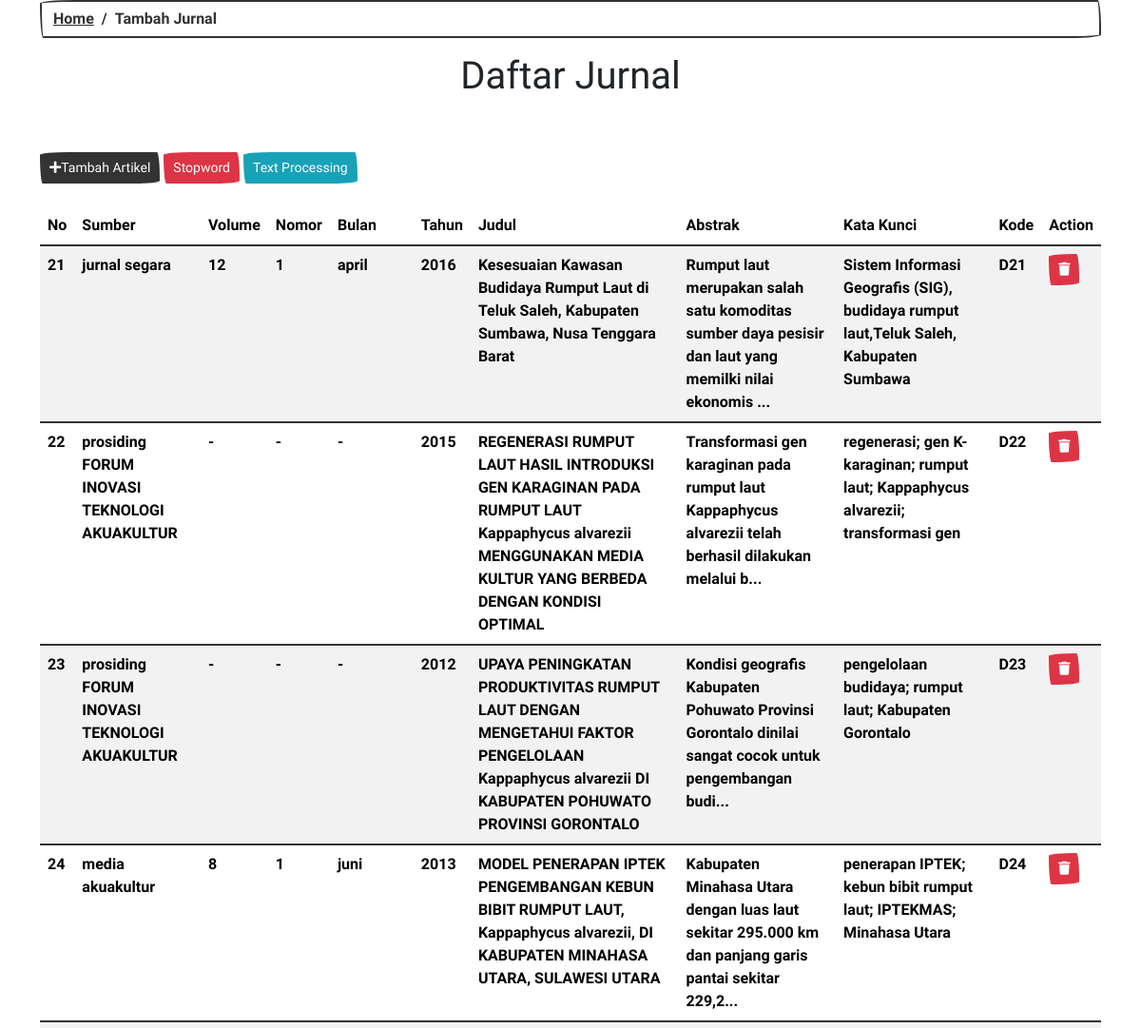
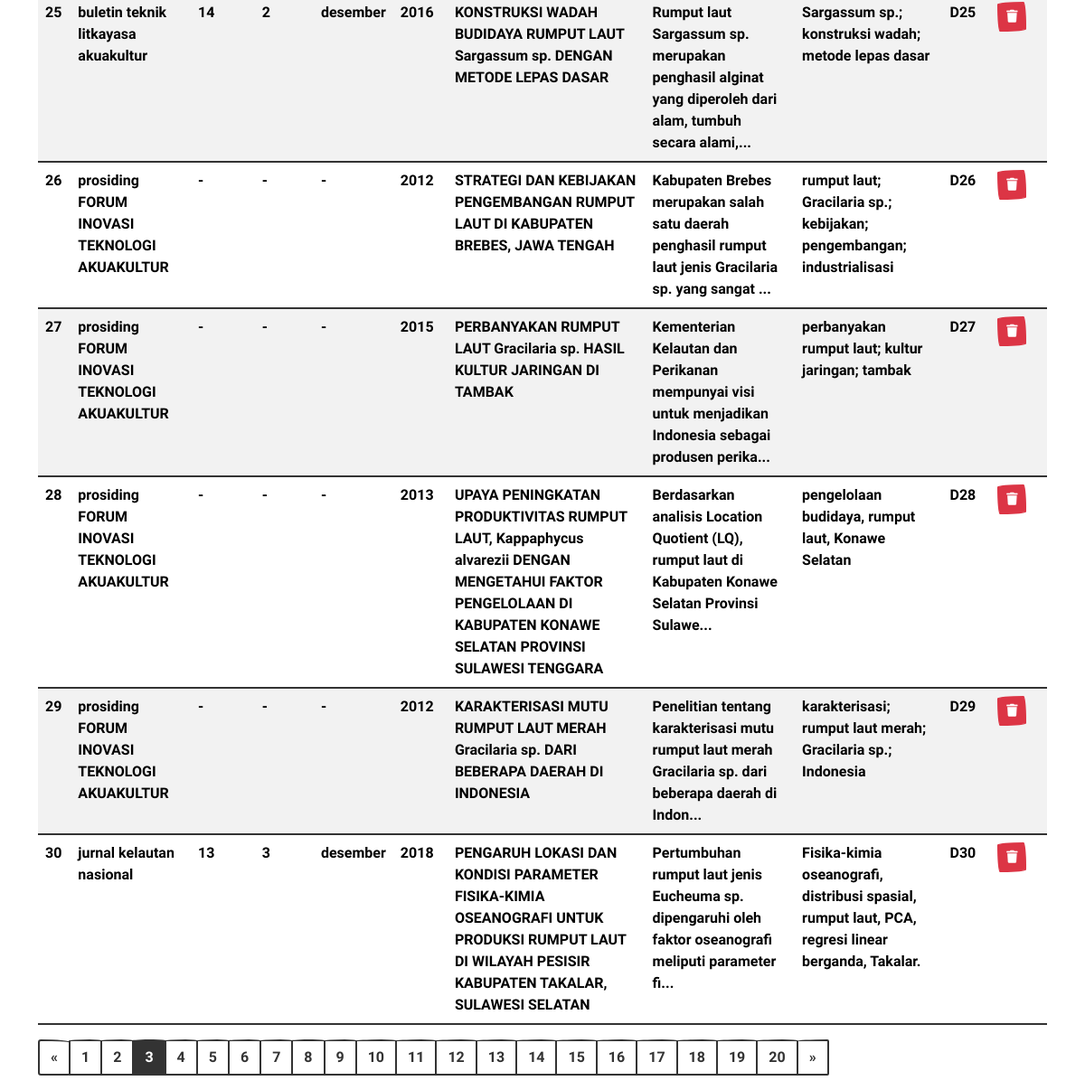
Screenshot of /add_dokumen.php?halaman=3 with the database file from the repository (2 pictures, top to bottom).
### tables this page shows
CREATE TABLE `tbjurnal` (
  `Id` int(11) NOT NULL,
  `sumber` varchar(60) NOT NULL,
  `volume` varchar(2) NOT NULL,
  `nomor` varchar(1) NOT NULL,
  `bulan` varchar(14) NOT NULL,
  `tahun` varchar(4) NOT NULL,
  `judul` varchar(251) NOT NULL,
  `abstrak` varchar(2380) NOT NULL,
  `katakunci` varchar(186) NOT NULL,
  `nm_dk` varchar(4) NOT NULL
);

### add_dokumen.php (the view, shortened to what this page needs)
<!DOCTYPE html>
<html>
<head>
	<link rel="stylesheet" href="https://bootswatch.com/5/sketchy/bootstrap.css">
	<link rel="stylesheet" href="https://cdnjs.cloudflare.com/ajax/libs/font-awesome/5.15.3/css/all.min.css">
</head>
<body>
	<div class="container">
		<nav aria-label="breadcrumb">
			<ol class="breadcrumb">
				<li class="breadcrumb-item"><a href="index.php">Home</a></li>
				<li class="breadcrumb-item active" aria-current="page">Tambah Jurnal</li>
			</ol>
		</nav>
		<h1 class="text-center">Daftar Jurnal</h1>
		<br>
		<br>
		<div class="add float-right">
			<div>
				<button class="btn btn-primary btn-sm" data-toggle="modal" data-target="#exampleModal"><i
						class="fa fa-plus"></i>Tambah Artikel</button>
				<button type="button" class="btn btn-danger btn-sm" data-toggle="modal" data-target="#stopword">
					Stopword
				</button>
				<a class="btn btn-info btn-sm" href="_tokenisasi.php">Text Processing</a>
			</div>
		</div>
		<br>
		<table class="table table-striped">
			<thead class="bg-primary text-white">
				<tr>
					<th scope="col">No</th>
					<th scope="col">Sumber</th>
					<th scope="col">Volume</th>
					<th scope="col">Nomor</th>
					<th scope="col">Bulan</th>
					<th scope="col">Tahun</th>
					<th scope="col">Judul</th>
					<th scope="col">Abstrak</th>
					<th scope="col">Kata Kunci</th>
					<th scope="col">Kode</th>
					<th scope="col">Action</th>
				</tr>
			</thead>
			<tbody>
				<?php
				include "koneksi.php";
				$limit = 10;
				$halaman = isset($_GET['halaman'])?(int)$_GET['halaman'] : 1;
				$halaman_awal = ($halaman>1) ? ($halaman * $limit) - $limit : 0;
				$previous = $halaman -1;
				$next = $halaman +1;
				$query = mysqli_query($konek,"SELECT * FROM tbjurnal ORDER BY Id");
				$total_hasil_result = mysqli_num_rows($query);
				$total_halaman = ceil($total_hasil_result / $limit);
				$data_query = mysqli_query($konek,"SELECT * FROM tbjurnal ORDER BY Id limit $halaman_awal, $limit");
				?>
				<?php
						$no = $halaman_awal + 1;
						while($row = mysqli_fetch_array($data_query)) {
								echo '<tr>';
						    	echo '<td>'.$no.'</td>';
							    echo '<td>'.$row['sumber'].'</td>';
								echo '<td>'.$row['volume'].'</td>';
								echo '<td>'.$row['nomor'].'</td>';
								echo '<td>'.$row['bulan'].'</td>';
								echo '<td>'.$row['tahun'].'</td>';
								echo '<td>'.$row['judul'].'</td>';
							    echo '<td>'.substr_replace($row['abstrak'],"...",100).'</td>';
								echo '<td>'.$row['katakunci'].'</td>';
							    echo '<td>'.$row['nm_dk'].'</td>';
							    ?>
				<td><a class="btn btn-danger btn-sm" onclick="return confirm('Yakin Ingin Hapus?')"
						href="hapus.php?idDock=<?= $row['Id'] ?>"><i class="fa fa-trash"></i></a>
					<?php
								echo '</tr>';
								$no++;
							}
						?>
			</tbody>
		</table>
		<div>
			<ul class="pagination">
				<?php
					if($halaman > 1) {
						echo "<li class='page-item'><a class='page-link' href='?halaman=$previous'>&laquo;</a></li>";
					} else {
						echo "<li class='page-item disabled'><a class='page-link' href='?halaman=$previous'>&laquo;</a></li>";
					}
				?>
				<?php
					for($x=1;$x<=$total_halaman;$x++){
						if($x != $halaman) {
							echo "<li class='page-item'><a class='page-link' href='?halaman=$x'>$x</a></li>";
						} else {
							echo "<li class='page-item active'><a class='page-link' href='?halaman=$x'>$x</a></li>";
						}
					}
				?>
				<li class="page-item">
					<a class="page-link" <?php if($halaman < $total_halaman) { echo "href='?halaman=$next'"; } ?>>
						&raquo;
					</a>
				</li>
			</ul>
		</div>
	</div>
</body>
</html>

### rows the page displays
tbjurnal: sumber "jurnal segara", volume "12", nomor "1", bulan "april", tahun "2016", judul "Kesesuaian Kawasan Budidaya Rumput Laut di Teluk Saleh, Kabupaten Sumbawa, Nusa Tenggara Barat", abstrak "Rumput laut merupakan salah satu komoditas sumber daya pesisir dan laut yang memilki nilai ekonomis ...", katakunci "Sistem Informasi Geografis (SIG), budidaya rumput laut,Teluk Saleh, Kabupaten Sumbawa", nm_dk "D21"
tbjurnal: sumber "prosiding FORUM INOVASI TEKNOLOGI AKUAKULTUR", volume "-", nomor "-", bulan "-", tahun "2015", judul "REGENERASI RUMPUT LAUT HASIL INTRODUKSI GEN KARAGINAN PADA RUMPUT LAUT Kappaphycus alvarezii MENGGUNAKAN MEDIA KULTUR YANG BERBEDA DENGAN KONDISI OPTIMAL", abstrak "Transformasi gen karaginan pada rumput laut Kappaphycus alvarezii telah berhasil dilakukan melalui b...", katakunci "regenerasi; gen K-karaginan; rumput laut; Kappaphycus alvarezii; transformasi gen", nm_dk "D22"
tbjurnal: sumber "prosiding FORUM INOVASI TEKNOLOGI AKUAKULTUR", volume "-", nomor "-", bulan "-", tahun "2012", judul "UPAYA PENINGKATAN PRODUKTIVITAS RUMPUT LAUT DENGAN MENGETAHUI FAKTOR PENGELOLAAN Kappaphycus alvarezii DI KABUPATEN POHUWATO PROVINSI GORONTALO", abstrak "Kondisi geografis Kabupaten Pohuwato Provinsi Gorontalo dinilai sangat cocok untuk pengembangan budi...", katakunci "pengelolaan budidaya; rumput laut; Kabupaten Gorontalo", nm_dk "D23"
tbjurnal: sumber "media akuakultur", volume "8", nomor "1", bulan "juni", tahun "2013", judul "MODEL PENERAPAN IPTEK PENGEMBANGAN KEBUN BIBIT RUMPUT LAUT, Kappaphycus alvarezii, DI KABUPATEN MINAHASA UTARA, SULAWESI UTARA", abstrak "Kabupaten Minahasa Utara dengan luas laut sekitar 295.000 km dan panjang garis pantai sekitar 229,2...", katakunci "penerapan IPTEK; kebun bibit rumput laut; IPTEKMAS; Minahasa Utara", nm_dk "D24"
tbjurnal: sumber "buletin teknik litkayasa akuakultur", volume "14", nomor "2", bulan "desember", tahun "2016", judul "KONSTRUKSI WADAH BUDIDAYA RUMPUT LAUT Sargassum sp. DENGAN METODE LEPAS DASAR", abstrak "Rumput laut Sargassum sp. merupakan penghasil alginat yang diperoleh dari alam, tumbuh secara alami,...", katakunci "Sargassum sp.; konstruksi wadah; metode lepas dasar", nm_dk "D25"
tbjurnal: sumber "prosiding FORUM INOVASI TEKNOLOGI AKUAKULTUR", volume "-", nomor "-", bulan "-", tahun "2012", judul "STRATEGI DAN KEBIJAKAN PENGEMBANGAN RUMPUT LAUT DI KABUPATEN BREBES, JAWA TENGAH", abstrak "Kabupaten Brebes merupakan salah satu daerah penghasil rumput laut jenis Gracilaria sp. yang sangat ...", katakunci "rumput laut; Gracilaria sp.; kebijakan; pengembangan; industrialisasi", nm_dk "D26"
tbjurnal: sumber "prosiding FORUM INOVASI TEKNOLOGI AKUAKULTUR", volume "-", nomor "-", bulan "-", tahun "2015", judul "PERBANYAKAN RUMPUT LAUT Gracilaria sp. HASIL KULTUR JARINGAN DI TAMBAK", abstrak "Kementerian Kelautan dan Perikanan mempunyai visi untuk menjadikan Indonesia sebagai produsen perika...", katakunci "perbanyakan rumput laut; kultur jaringan; tambak", nm_dk "D27"
tbjurnal: sumber "prosiding FORUM INOVASI TEKNOLOGI AKUAKULTUR", volume "-", nomor "-", bulan "-", tahun "2013", judul "UPAYA PENINGKATAN PRODUKTIVITAS RUMPUT LAUT, Kappaphycus alvarezii DENGAN MENGETAHUI FAKTOR PENGELOLAAN DI KABUPATEN KONAWE SELATAN PROVINSI SULAWESI TENGGARA", abstrak "Berdasarkan analisis Location Quotient (LQ), rumput laut di Kabupaten Konawe Selatan Provinsi Sulawe...", katakunci "pengelolaan budidaya, rumput laut, Konawe Selatan", nm_dk "D28"
tbjurnal: sumber "prosiding FORUM INOVASI TEKNOLOGI AKUAKULTUR", volume "-", nomor "-", bulan "-", tahun "2012", judul "KARAKTERISASI MUTU RUMPUT LAUT MERAH Gracilaria sp. DARI BEBERAPA DAERAH DI INDONESIA", abstrak "Penelitian tentang karakterisasi mutu rumput laut merah Gracilaria sp. dari beberapa daerah di Indon...", katakunci "karakterisasi; rumput laut merah; Gracilaria sp.; Indonesia", nm_dk "D29"
tbjurnal: sumber "jurnal kelautan nasional", volume "13", nomor "3", bulan "desember", tahun "2018", judul "PENGARUH LOKASI DAN KONDISI PARAMETER FISIKA-KIMIA OSEANOGRAFI UNTUK PRODUKSI RUMPUT LAUT DI WILAYAH PESISIR KABUPATEN TAKALAR, SULAWESI SELATAN", abstrak "Pertumbuhan rumput laut jenis Eucheuma sp. dipengaruhi oleh faktor oseanografi meliputi parameter fi...", katakunci "Fisika-kimia oseanografi, distribusi spasial, rumput laut, PCA, regresi linear berganda, Takalar.", nm_dk "D30"
